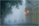

Write Python code to recreate this figure.
# -*- coding: utf-8 -*-
"""
Created on Thu May 28 00:25:55 2020

@author: yyhaos
@github: 
"""

import matplotlib.pyplot as plt #用于图片展示
import numpy as np #fft 但是并没有用np的fft，而是自己写了一个dft
import cv2 #读取图片
import os
import warnings
warnings.filterwarnings("ignore")
    
USE_MYDFT = 0  #=1:使用MyDFT    =0:使用np.fft
TEST_PATH = 'test2.jpg'  #可选：DFT_test.jpg  test.jpg   test2.jpg test3.jpg test4.jpg
# test2.jpg的效果最好
C  =2
DD  = 100000
RL = 0.25
RH = 4
#4 个 同态滤波的参数


class MyDFT(): 
#    DFT实现
    def idft(self,F):
#       逆dft 参考课本 P128 ,dip6 P47
        (M,N) = F.shape #M,N对应 dip6 P47 的M,N
        f = np.zeros(F.shape , np.complex) #f对应 dip6 P47 下面式子中的的f
#        f暂时是个虚数数组，但其实它的所有数的虚部理应是0 （逆变换后是实数,不过因为double的精度问题，所以变不了0）
        for u in range(M):
            for v in range(N):
#                u,v对应dip6 P47 下面那个式子的u,v
#                print(u,v)
                print('\r',1.0*((u+1)*N+(1+v))/M/N *100,"%\r",end='\r',flush=True )
                for x in range(M): 
                    for y in range(N):
                        du = 2*np.pi*(1.0*u*x/M  + 1.0*v*y/N) #记录一下偏转的弧度
                        f[u][v] += F[x][y]*(np.cos(du) + np.sin(du)*1.j) # 对应式子里的求和
#                        F[x][y] 对应F(x,y)
#                         j = sqrt(-1) ,应用欧拉公式,得到 e = cos(du) + i *sin(du)
#                        np.cos(du) + np.sin(du)*1.j对应 e^(j*2*PI*(ux/M+vy/N))
#        print("yyy\n",f,"yyy\n")
        
        result = np.real(np.exp(f.real) - 0.01)    
        return result
    def dft(self,input): 
        input = np.log(input + 0.01)
#        dft 参考课本128 ,dip6 P47
#        input = cv2.cvtColor(input, cv2.COLOR_BGR2GRAY) #灰度化
        f = np.double(input)  #先转化为double型 这样就得到了初始的f， f对应dip6 P47 上面那个式子的f        
#        print("原始数据:",f)
        (M,N) = f.shape #得到M,N， M是图片高度，N是图片宽度，应dip6 P47 上面的M\N
        F = np.zeros(f.shape, dtype = np.complex) #对应对应dip6 P47 上面那个式子的F, 大小为f的大小、初始化为0
#        F是一个复数数组
        for u in range(M):
            for v in range(N):
#                u,v对应dip6 P47 上面那个式子的u,v
#                print(u,v)
                print('\r',"{:.4}".format(1.0*((u+1)*N+(1+v))/M/N *100),"%\r",end='\r',flush=True )
                for x in range(M):
                    for y in range(N):
                        du = 2*np.pi*(1.0*u*x/M  + 1.0*v*y/N)#记录一下偏转的弧度
                        F[u][v] += f[x][y]*(np.cos(-du) + np.sin(-du)*1.j) # 对应式子里的求和
#                        f[x][y] 对应 f(x,y) 
#                         j = sqrt(-1) ,应用欧拉公式,得到 e = cos(-du) + i *sin(-du)
#                        (np.cos(-du) + np.sin(-du)*1.j) 对应 e^(-j*2*PI*(ux/M+vy/N))
#        print("xxx\n",F,"xxx\n")
        return F/M/N
    
class NpFFT():
#    numpy的FFT实现，套了一个壳子
    def fft(self,input):
        input = np.log(input + 0.01)
        return np.fft.fft2(input)
    def ifft(self, input):
        input = np.fft.ifft2(input) 
        input = np.real(np.exp(input) - 0.01) 
        return input

class MyHomomorphicFilter(): #同态滤波器实现
    def homofilter(self, image):
        c = C   #常数c用于控制坡度的锐利度，它在rl和rh之间过渡
        D0 = DD
        rh = RH 
        rl = RL
        h = image.shape[0]
        w = image.shape[1]
        h1 = np.floor(h/2)
        w1 = np.floor(w/2)
        D = np.zeros((h,w)) 
        H = np.zeros((h,w)) 
        M = np.zeros((h,w)) 
        for i in range(h):
            for j in range(w):
                D[i,j] = (i - h1)**2 + (j - w1)**2
                M[i,j] = 1 - np.exp(-c * (D[i,j]/(D0**2)))
                H[i,j] = (rh - rl) * M[i,j] + rl 
        return  np.fft.ifftshift(H)
    
def show(input,title="image"):
    plt.rcParams['figure.dpi'] = 120
    plt.xlabel(title)
    try:
        #print("start imshow:"+title)
        plt.imshow( (input*100000).astype(int),'gray') 
        plt.savefig('result//'+title)
        plt.show()
        #print("end imshow:"+title)    
    except:
        print("error in show or save image:"+title)
        
def main():
    try:
        os.mkdir('result')
    except:
        1
    
    image = cv2.imread(TEST_PATH)
    image = cv2.cvtColor(image, cv2.COLOR_BGR2GRAY) #灰度化
    image = np.double(image)  #先转化为double型 这样就得到了初始的image
    
    show( image,"Original test image" )
    
    mydft=MyDFT()
    npfft=NpFFT()
    hf=MyHomomorphicFilter()
 
    if(USE_MYDFT==1):
        dft_image = mydft.dft(image)
    else:
        dft_image = npfft.fft(image)
    show( dft_image,"Test image after dft" )
    
    
    
    hf_image= hf.homofilter(dft_image)
    show(hf_image, "Image of homofilter")
    
    hf_image = hf_image*dft_image
    show(hf_image, "Test image after homofilted")
    
    if(USE_MYDFT==1):
        ifft_image = mydft.idft(hf_image) 
    else:
        ifft_image = npfft.ifft(hf_image) 
    
    
    show(ifft_image,"Test image after idft")
    

if __name__ =='__main__':
    main()
